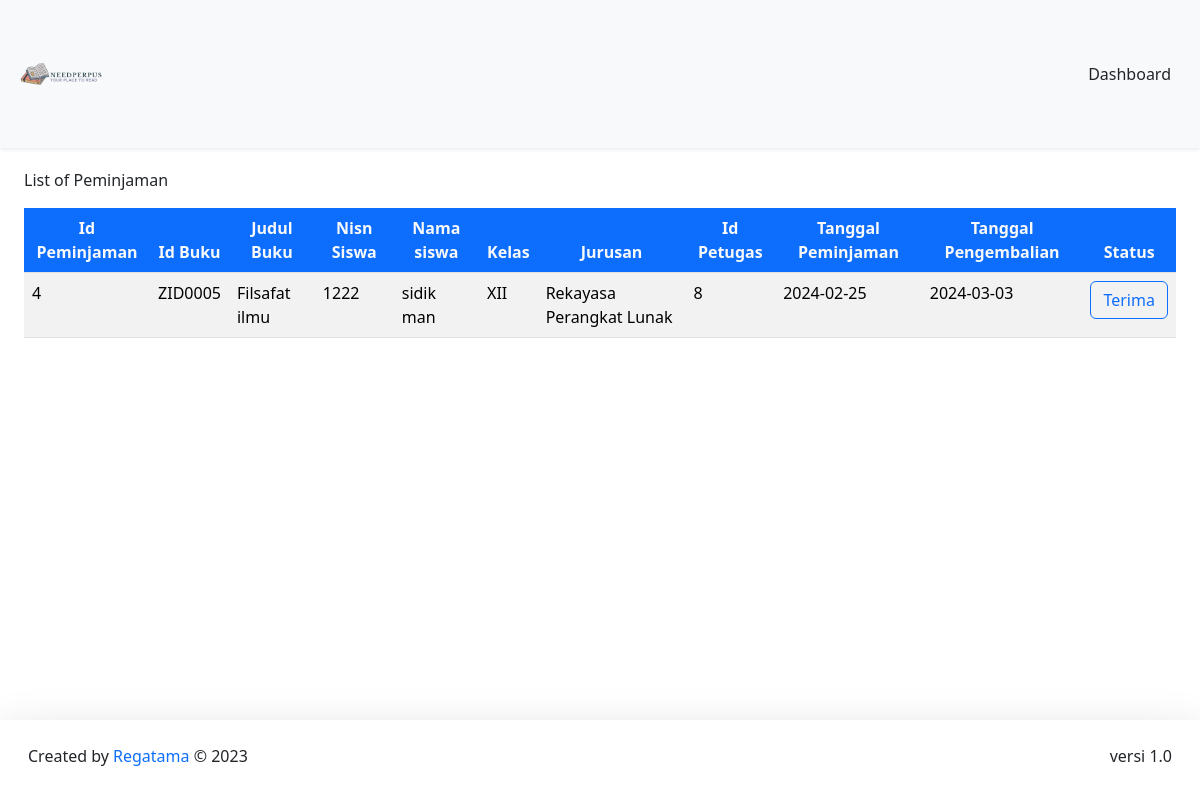
Page /DashboardPetugas/peminjaman/peminjamanBuku.php (signed in) on the committed database.
### tables this page shows
CREATE TABLE `peminjaman` (
  `id_peminjaman` int(11) NOT NULL,
  `id_buku` varchar(20) NOT NULL,
  `nisn` int(11) NOT NULL,
  `id_admin` int(50) NOT NULL,
  `tgl_peminjaman` date NOT NULL,
  `tgl_pengembalian` date NOT NULL,
  `status` enum('ya','tidak') NOT NULL,
  `no_tlp` varchar(50) NOT NULL,
  `harga` int(50) NOT NULL
);

CREATE TABLE `buku` (
  `cover` varchar(255) NOT NULL,
  `id_buku` varchar(20) NOT NULL,
  `kategori` varchar(255) NOT NULL,
  `judul` varchar(255) NOT NULL,
  `pengarang` varchar(255) NOT NULL,
  `penerbit` varchar(255) NOT NULL,
  `tahun_terbit` date NOT NULL,
  `jumlah_halaman` int(11) NOT NULL,
  `buku_deskripsi` text NOT NULL,
  `isi_buku` varchar(250) NOT NULL
);

CREATE TABLE `member` (
  `nisn` int(11) NOT NULL,
  `kode_member` varchar(12) NOT NULL,
  `nama` varchar(255) NOT NULL,
  `password` varchar(255) NOT NULL,
  `jenis_kelamin` varchar(20) NOT NULL,
  `kelas` varchar(5) NOT NULL,
  `jurusan` varchar(50) NOT NULL,
  `no_tlp` varchar(15) NOT NULL,
  `tgl_pendaftaran` date NOT NULL
);

### config/config.php (called while the page is built, shortened)
<?php
$host = "127.0.0.1";
$username = "root";
$password = "";
$database_name = "perpustakaan";
$connection = mysqli_connect($host, $username, $password, $database_name);
function queryReadData($dataKategori)
{
  global $connection;
  $result = mysqli_query($connection, $dataKategori);
  $items = [];
  while ($item = mysqli_fetch_assoc($result)) {
    $items[] = $item;
  }
  return $items;
}

### DashboardPetugas/peminjaman/peminjamanBuku.php (the view, shortened to what this page needs)
<?php
require "../../config/config.php";
$id = $_SESSION['id'];
$dataPeminjam = queryReadData("SELECT peminjaman.id_peminjaman, peminjaman.id_buku, buku.judul, peminjaman.nisn, member.nama, member.kelas, member.jurusan, peminjaman.id_admin,  peminjaman.tgl_peminjaman, peminjaman.tgl_pengembalian,peminjaman.status
FROM peminjaman
INNER JOIN member ON peminjaman.nisn = member.nisn
INNER JOIN buku ON peminjaman.id_buku = buku.id_buku
WHERE peminjaman.id_admin = $id");
?>
<!DOCTYPE html>
<html lang="en">
<head>
   <link href="../../assets/css/bootstrap.min.css" rel="stylesheet" />
</head>
<body>
   <nav class="navbar fixed-top bg-body-tertiary shadow-sm">
      <div class="container-fluid p-3">
         <a class="navbar-brand" href="#">
            <img src="../../assets/logoNav.png" alt="logo" width="90px" />
         </a>
         <a class="btn btn-tertiary" href="../dashboardPetugas.php">Dashboard</a>
      </div>
   </nav>
   <br /><br />
   <div class="p-4 mt-5">
      <div class="mt-5">
         <caption>
            List of Peminjaman
         </caption>
         <div class="table-responsive mt-3">
            <table class="table table-striped table-hover">
               <thead class="text-center">
                  <tr>
                     <th class="bg-primary text-light">Id Peminjaman</th>
                     <th class="bg-primary text-light">Id Buku</th>
                     <th class="bg-primary text-light">Judul Buku</th>
                     <th class="bg-primary text-light">Nisn Siswa</th>
                     <th class="bg-primary text-light">Nama siswa</th>
                     <th class="bg-primary text-light">Kelas</th>
                     <th class="bg-primary text-light">Jurusan</th>
                     <th class="bg-primary text-light">Id Petugas</th>
                     <th class="bg-primary text-light">Tanggal Peminjaman</th>
                     <th class="bg-primary text-light">Tanggal Pengembalian</th>
                     <th class="bg-primary text-light">Status</th>
                  </tr>
               </thead>
               <tbody>
                  <?php foreach ($dataPeminjam as $item) : ?>
                  <?php if ($item['status'] == 'tidak') { ?>
                  <tr>
                     <td><?= $item["id_peminjaman"]; ?></td>
                     <td><?= $item["id_buku"]; ?></td>
                     <td><?= $item["judul"]; ?></td>
                     <td><?= $item["nisn"]; ?></td>
                     <td><?= $item["nama"]; ?></td>
                     <td><?= $item["kelas"]; ?></td>
                     <td><?= $item["jurusan"]; ?></td>
                     <td><?= $item["id_admin"]; ?></td>
                     <td><?= $item["tgl_peminjaman"]; ?></td>
                     <td><?= $item["tgl_pengembalian"]; ?></td>
                     <td>
                        <form action="" method="post">
                           <button type="submit" id="status" name="submit"
                              class="btn btn-outline-primary">Terima</button>
                        </form>
                     </td>
                  </tr>
                  <?php } else { ?>
                  <?php continue; ?>
                  <?php } ?>
                  <?php endforeach; ?>
               </tbody>
            </table>
         </div>
      </div>
   </div>
   <footer class="fixed-bottom shadow-lg bg-subtle p-3">
      <div class="container-fluid d-flex justify-content-between">
         <p class="mt-2">
            Created by <span class="text-primary"> Regatama</span> © 2023
         </p>
         <p class="mt-2">versi 1.0</p>
      </div>
   </footer>
</body>
</html>

### rows in the picture
peminjaman: id_peminjaman "4", id_buku "ZID0005", id_buku.judul "Filsafat ilmu", nisn "1222", member.nama "sidik man", member.kelas "XII", member.jurusan "Rekayasa Perangkat Lunak", id_admin "8", tgl_peminjaman "2024-02-25", tgl_pengembalian "2024-03-03"
